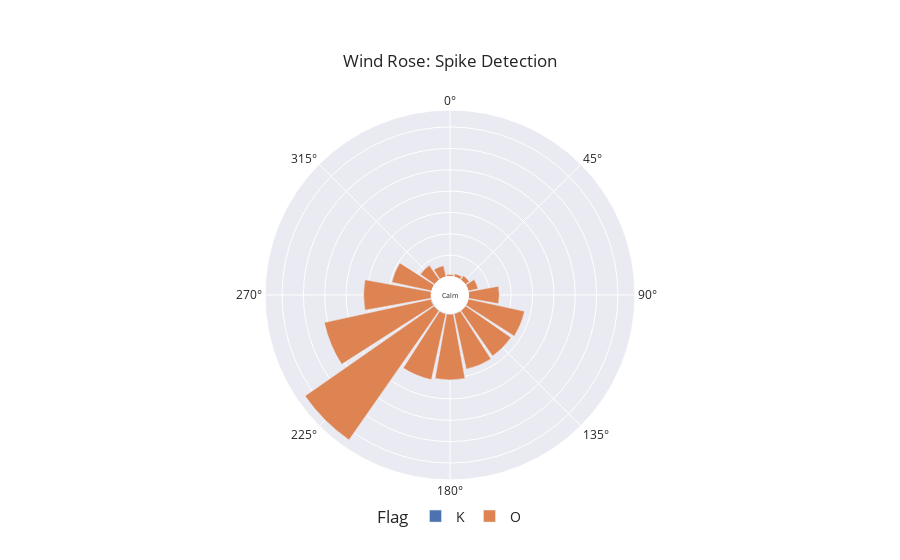

Here is the notebook cell this chart was saved with:
### Code cell
# RDIR TUM Klinikum rechts der Isar Haidhausen
df_site = extract_site_data(df=df, dates = dates, site_name="RDIR")

plot_wind_rose(df_site, column="Flag")

### Figure 1 — Plotly figure (JSON) as saved in the notebook; plotly's stock layout.template omitted (floating-point values rounded to 4 significant figures)
{"data": [{"hovertemplate": "Flag=K<br>len=%{r}<br>cardinal_direction=%{theta}<extra></extra>", "legendgroup": "K", "marker": {"color": "rgb(76,114,176)", "pattern": {"shape": ""}}, "name": "K", "r": [4, 326, 446, 74, 471, 280, 62, 26, 123, 33, 332, 37, 15, 302, 280, 161], "showlegend": true, "subplot": "polar", "theta": [0, 202.5, 225, 90, 247.5, 270, 315, 45, 292.5, 337.5, 180, 67.5, 22.5, 157.5, 135, 112.5], "type": "barpolar"}, {"hovertemplate": "Flag=O<br>len=%{r}<br>cardinal_direction=%{theta}<extra></extra>", "legendgroup": "O", "marker": {"color": "rgb(221,132,82)", "pattern": {"shape": ""}}, "name": "O", "r": [14349, 73634, 924, 30774, 31623, 4722, 1561, 26595, 25890, 26918, 5352, 19102, 2356, 8194, 51126, 31507], "showlegend": true, "subplot": "polar", "theta": [90, 225, 0, 180, 202.5, 67.5, 22.5, 157.5, 135, 112.5, 337.5, 292.5, 45, 315, 247.5, 270], "type": "barpolar"}], "layout": {"annotations": [{"font": {"size": 7}, "showarrow": false, "text": "Calm", "x": 0.5, "y": 0.5}], "barmode": "relative", "legend": {"font": {"size": 14}, "orientation": "h", "title": {"text": "Flag"}, "tracegroupgap": 0, "x": 0.5, "xanchor": "center", "y": -0.1, "yanchor": "middle"}, "margin": {"t": 110}, "polar": {"angularaxis": {"direction": "clockwise", "rotation": 90}, "domain": {"x": [0, 1], "y": [0, 1]}, "hole": 0.1, "radialaxis": {"linewidth": 0, "showticklabels": false, "ticks": ""}}, "title": {"text": "Wind Rose: Spike Detection", "xanchor": "center", "yanchor": "top"}}}
